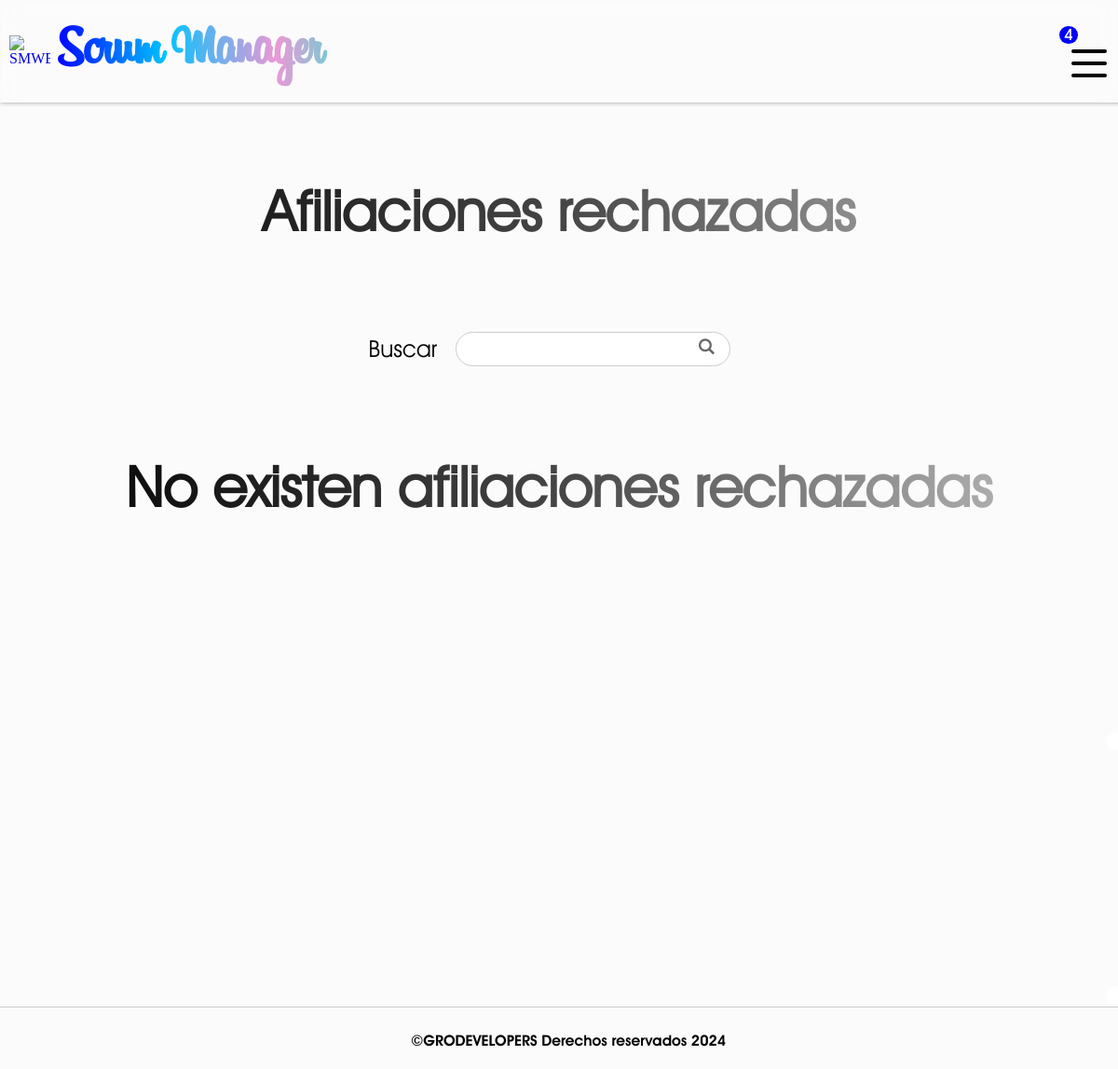
Page /rejected-affiliations/ (signed in) on the earlier database version.
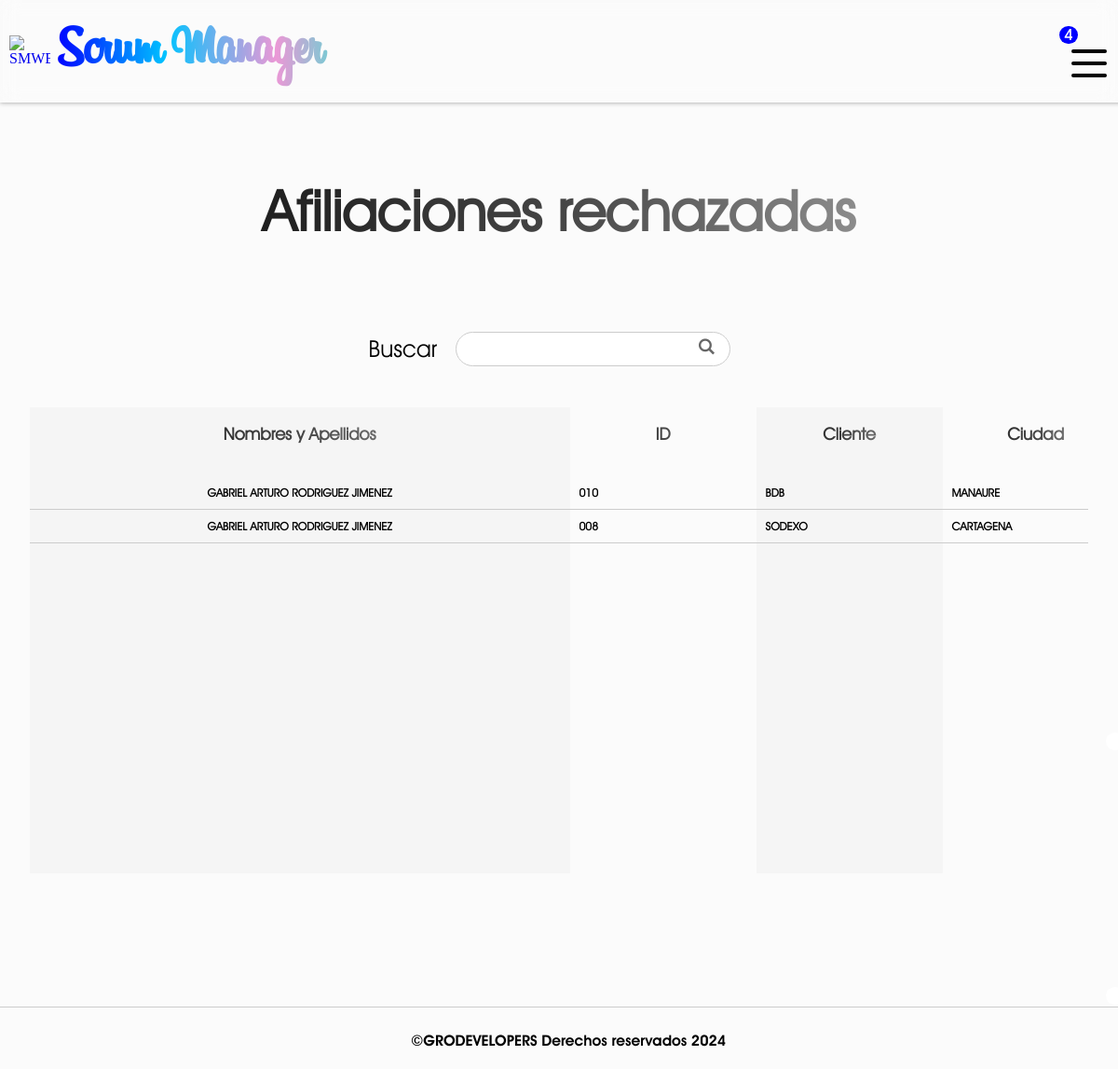
Same page on the later database version.
### SMWEB/models.py (models this page shows, shortened)
class RejectedAffiliation(models.Model):
    order_id = models.CharField(verbose_name="Número de caso", max_length=255)
    client = models.CharField(verbose_name="Cliente", max_length=255, null=False, default="")
    city = models.CharField(verbose_name="Ciudad", max_length=255, null=False)
    in_charge = models.CharField(verbose_name="Encargado", max_length=255, null=False, default="")
    full_name = models.CharField(verbose_name="Nombres y Apellidos", max_length=255, null= False)
    since = models.DateField(verbose_name="Desde")
    up_to = models.DateField(verbose_name="Hasta")
    company = models.CharField(verbose_name="Empresa", max_length=255, null=False)
    created_by = models.CharField(verbose_name="Realizado por", max_length=255, null=False)
    created_at = models.DateField(verbose_name="Realizado el")
    affiliation_cost = models.DecimalField(verbose_name="Costo de afiliación", max_digits=20, decimal_places=2, null= False, default=96700.00)
    rejected_at = models.DateField(verbose_name="Rechazado el", auto_now_add=True)
    rejected_by = models.CharField(verbose_name="Rechazado por", max_length=255)
    class Meta:
        verbose_name = 'Afiliación rechazada'
        verbose_name_plural = 'Afiliaiciones rechazadas'

### SMWEB/views.py (the view, shortened to what this page needs)
# urls.py: path('rejected-affiliations/', views.rejected_affiliations, name='rejected-affiliations'),
@login_required(login_url=inicio)
def rejected_affiliations(request):
    user_company = request.user.company_id
    user_rol = request.user.rol
    if user_rol not in ['gerente', 'recursos humanos']:
        messages.warning(request, f'Tu rol de {user_rol} no te permite visualizar las afiliaciones rechazadas')
        return redirect('inicio')
    rejected_affiliations = RejectedAffiliation.objects.filter(company = user_company).order_by('-rejected_at')
    formatted_cost = []
    for rejected_affiliation in rejected_affiliations:
        if rejected_affiliation.affiliation_cost is not None:
            affiliation = format_amount(rejected_affiliation.affiliation_cost)
            formatted_cost.append(affiliation)
        else:
            formatted_cost.append(0)
    return render(request, 'rejected_affiliations.html',{
        'affiliations': rejected_affiliations,
        'formatted_cost': formatted_cost
    })

### SMWEB/context_processors.py (called while the page is built)
def get_status(request):
    if request.user.is_authenticated:
        id = request.user.company_id
        company = Company.objects.get(id = id)
        return {
            'company': company
        }
    else:
        return {
            'company' : False
        }

def get_rejected_payments(request):
    if request.user.is_authenticated:
        company_id = request.user.company_id
        first_name = request.user.first_name
        rejected_payments = PaymentRejected.objects.filter(company = company_id).filter(in_charge = first_name.upper()).count()
        return {
            'rejected_payments': rejected_payments
        }
    return {
        'rejected_payments': False
        }

def get_payments(request):
    if request.user.is_authenticated:
        company_id = request.user.company_id
        payments = OrderPayment.objects.filter(company = company_id).count()
        return {
            'received_payments': payments
        }
    return {
        'received_payments': False
        }

### SMWEB/models.py (called while the page is built)
    def __str__(self):
        return self.name

### SMWEB/utils.py (called while the page is built)
def format_amount(amount):
    return f"{amount:,.2f}"

### SMWEB/templates/rejected_affiliations.html (shortened to what this page needs)
{% extends "layout.html" %}
{% block content %}
    {% if company.status %}
        <h1 id="title" >Afiliaciones rechazadas</h1>
        <form action="" method="post" class="search_engine">
            <label for="search">Buscar</label>
            <input type="text" name="search">
            <input type="submit" class="symbol_search" value="L">
        </form>
        {% if affiliations %}
            <section id="affiliations">
                <div class="affiliations__column affiliations__column--full_name">
                    <h3 class="column__title">Nombres y Apellidos</h3>
                    {% for affiliation in affiliations %}
                        {% if user.rol == 'recursos humanos' %}
                            <div class="affiliations__element affiliations__element-full_name"><a href='{% url "handle-affiliation" affiliation.id %}'>{{affiliation.full_name}}</a></div>
                        {% else %}
                            <div class="affiliations__element affiliations__element-full_name">{{affiliation.full_name}}</div>
                        {% endif %}
                    {% endfor %}
                </div>
                <div class="affiliations__column affiliations__column--id">
                    <h3 class="column__title">ID</h3>
                    {% for affiliation in affiliations %}
                        <div class="payments__element payments__element-id">{{affiliation.order_id}}</div>
                    {% endfor %}
                </div>
                <div class="affiliations__column affiliations__column--client">
                    <h3 class="column__title">Cliente</h3>
                    {% for affiliation in affiliations %}
                        <div class="payments__element payments__element-client">{{affiliation.client}}</div>
                    {% endfor %}
                </div>
                <div class="affiliations__column affiliations__column--city">
                    <h3 class="column__title">Ciudad</h3>
                    {% for affiliation in affiliations %}
                        <div class="payments__element payments__element-city">{{affiliation.city}}</div>
                    {% endfor %}
                </div>
            </section>
        {% else %}
            <h1 id="title" >No existen afiliaciones rechazadas</h1>
        {% endif %}
    {% else %}
        <h1 id="title" >Lo siento {{user.first_name}}, tu empresa se encuentra inactiva</h1>
    {% endif %}
{% endblock %}

Differences in the rows shown:
added RejectedAffiliation: full_name "GABRIEL ARTURO RODRIGUEZ JIMENEZ", order_id "010", client "BDB", city "MANAURE"
added RejectedAffiliation: full_name "GABRIEL ARTURO RODRIGUEZ JIMENEZ", order_id "008", client "SODEXO", city "CARTAGENA"
Other differences:
text no longer shown: "No existen afiliaciones rechazadas"
text now shown: "Nombres y Apellidos ID Cliente Ciudad"
